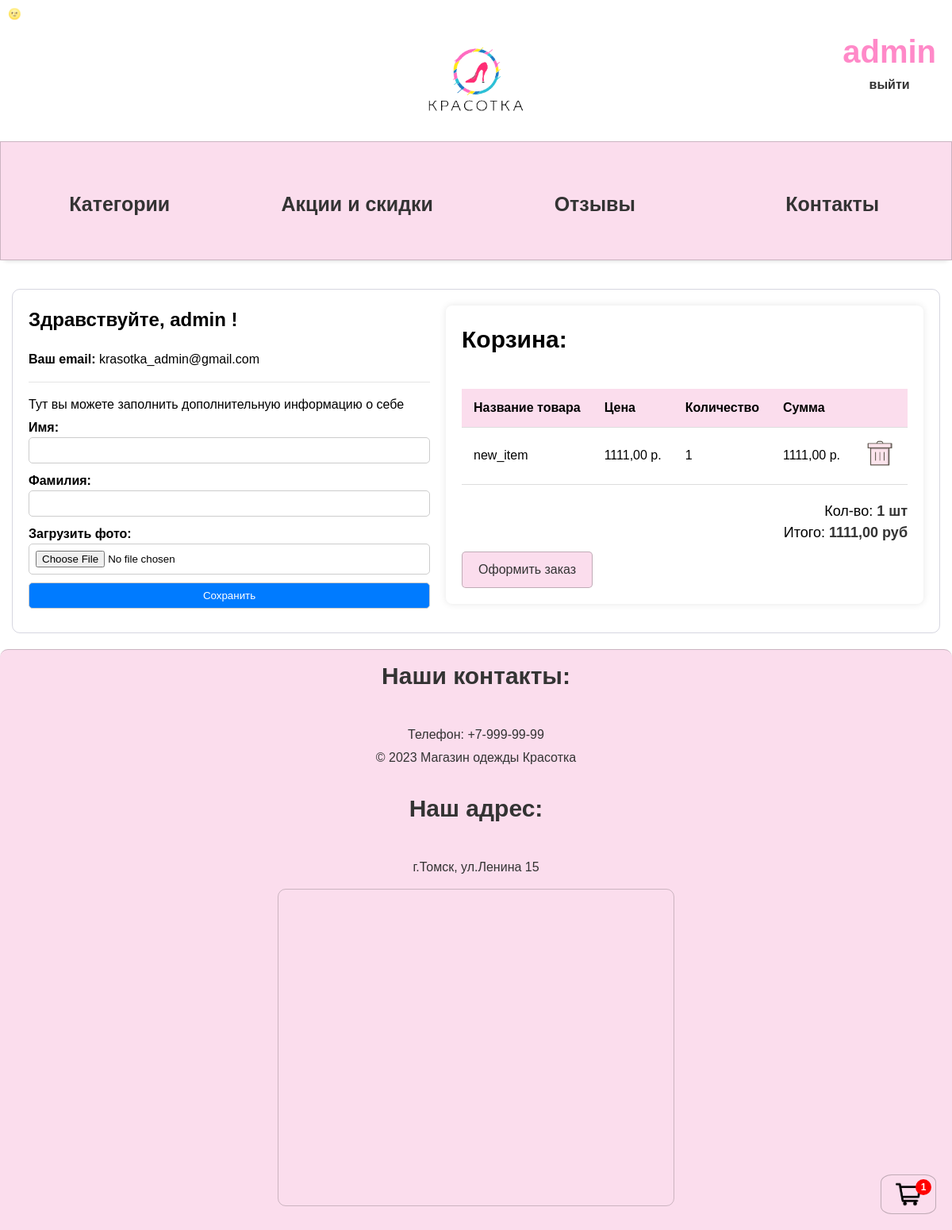
Page /users/account/ (signed in) on the earlier database version.
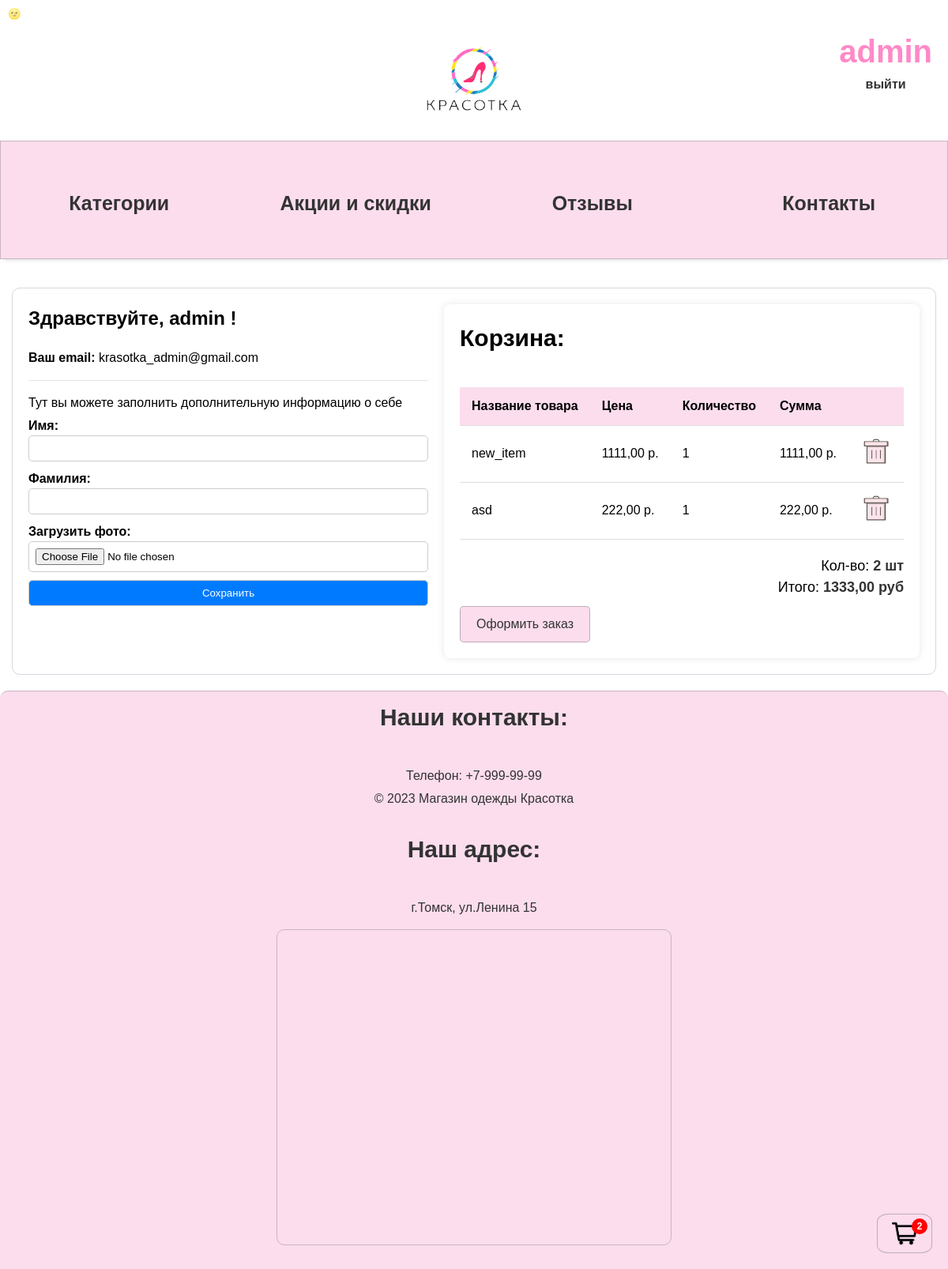
Same page on the later database version.
### cart/models.py (models this page shows, shortened)
class Cart(models.Model):
    user = models.ForeignKey(to=User, on_delete=models.CASCADE, blank=True, null=True, verbose_name='пользователь')
    product = models.ForeignKey(to=Item, on_delete=models.CASCADE, verbose_name='товар')
    quantity = models.PositiveSmallIntegerField(default=0, verbose_name='кол-во')
    session_key = models.CharField(max_length=32, null=True, blank=True)
    created_timestamp = models.DateTimeField(auto_now_add=True, verbose_name='дата добавления')
    new_params = models.CharField(max_length=32, null=True, blank=True)
    class Meta:
        db_table = 'cart'
        verbose_name = 'Корзина'
        verbose_name_plural = 'Корзина'
    objects = CartQueryset().as_manager()
    def product_price(self):
        return round(self.product.sell_price() * self.quantity, 2)

### mainApp/models.py (models this page shows, shortened)
class Item(models.Model):
    category = models.ForeignKey(Category, on_delete=models.CASCADE, null=True, verbose_name='Категория')
    name = models.CharField(max_length=100, verbose_name='Название')
    description = models.TextField(default=None, verbose_name='Описание')
    price = models.DecimalField(max_digits=10, decimal_places=2, verbose_name='Цена')
    image = models.ImageField(upload_to='items/%Y/%m/%d/', blank=True, verbose_name='Фото')
    created_at = models.DateTimeField(auto_now_add=True, verbose_name='Создано')
    updated_at = models.DateTimeField(auto_now=True, verbose_name='Обновлено')
    slug_name = models.CharField(max_length=100, default='slug_name', verbose_name='Слаг (форен кей)')
    item_slug = models.CharField(max_length=100, default='item_slug', verbose_name='Слаг (предмета)')
    discount = models.DecimalField(default=0.00, max_digits=4, decimal_places=2,verbose_name='Скидка')
    def sell_price(self):
        if self.discount:
            return round(self.price - self.price * self.discount/100, 2)
        return self.price
    class Meta:
        verbose_name = 'Вещи'
        verbose_name_plural = 'Вещи'
        ordering = ['created_at', 'updated_at']

### users/views.py (the view)
# urls.py: path('account/', AccountView.as_view(), name='account'),
class AccountView(ListView):
    def get(self, request, *args, **kwargs):
        user_profile = self.request.user
        carts = Cart.objects.filter(user=user_profile)
        data = {
            'user': user_profile,
            'carts': carts,
        }
        return render(request, 'users/account.html', data)

### cart/models.py (called while the page is built)
    def total_price(self):
        return sum(cart.product_price() for cart in self)

    def total_quantity(self):
        if self:
            return sum(cart.quantity for cart in self)
        return 0

### users/templates/users/account.html
{% extends "base.html" %}
{% load static %}
{% block content %}
<div class="acc_container">
    <div class="user-details">
        <h2>Здравствуйте, {{user.username}} !</h2>
        <p><b>Ваш email: </b> {{user.email}}</p>
        <hr>
        <p>Тут вы можете заполнить дополнительную информацию о себе</p>
        <form action="#" method="post" enctype="multipart/form-data">
            <label for="first-name">Имя:</label><br>
            <input type="text" id="first-name" name="first-name"><br>
            <label for="last-name">Фамилия:</label><br>
            <input type="text" id="last-name" name="last-name"><br>
            <label for="photo">Загрузить фото:</label><br>
            <input type="file" id="photo" name="photo"><br>
            <input type="submit" value="Сохранить">
        </form>
    </div>
    <div class="cart_container" style="margin:0;">
        <h2>Корзина:</h2>
        <table>
            <thead>
            <tr>
                <th>Название товара</th>
                <th>Цена</th>
                <th>Количество</th>
                <th>Сумма</th>
                <th></th>
            </tr>
            </thead>
            {% for cart in carts %}
            <tbody>
            <tr>
                <td>{{cart.product.name}}</td>
                <td>{{cart.product.price}} р.</td>
                <td>{{cart.quantity}}</td>
                <td>{{cart.product_price}} р.</td>
                <td><a href="{% url 'purchase:cart_remove' cart.id %}" class="trash"><img
                        src="{% static 'mainApp/img/корзина.png' %}"></a></td>
            </tr>
            </tbody>
            {% endfor %}
        </table>
        {% if not carts %}
        <h4 style="text-align: center; margin-top: 2%;">Пусто</h4>
        {% else %}
        <div class="total">
            Кол-во: <span><strong>{{carts.total_quantity}} шт</strong></span><br>
            Итого: <span><strong> {{carts.total_price}} руб</strong></span>
        </div>
        <div>
            <a href="#" methods="#" class="compleat">Оформить заказ</a>
        </div>
        {% endif %}
    </div>
</div>
{% endblock %}

### magaz/templates/base.html (shortened to what this page needs)
<!DOCTYPE html>
{% load static %}
<html lang="ru">
<head>
    <link rel="stylesheet" href="{% static 'mainApp/css/style.css' %}"/>
    <link href="https://fonts.cdnfonts.com/css/gilroy-bold" rel="stylesheet">
</head>
<body>
<header class="header">
    <div class="themes">
        <input type="button" class="theme-selector" value="&#x1F31D;">
    </div>
    <h1>
        <a class="buy_cart" href="{% url 'purchase:cart' %}"><img class="buy_cart_img"
                                                                  src="{% static 'mainApp/img/корзина_покупок.png' %}"
                                                                  alt="Корзина">
            <div class="item_count">{{carts.total_quantity}}</div>
        </a>
        <span class="sign_in_out">
        {% if user.is_authenticated %}
            <li class="last">
                {% if user.username == 'admin' %}
                    <a href="http://127.0.0.1:8000/admin/" class="user-link">
                        <b class="username">{{user.username}}</b>
                    </a>
                {% else %}
                    <a href="http://127.0.0.1:8000/users/account/" class="user-link">
                        <b class="username">{{user.username}}</b>
                    </a>
                {% endif %}
                <a href="http://127.0.0.1:8000/users/logout/" class="logout-link"><p>выйти</p></a>
            </li>
        {% else %}
            <li class="last">
                <a href="http://127.0.0.1:8000/users/login/" class="login-link"><p>Войти</p></a>
                <a href="http://127.0.0.1:8000/users/register/" class="register-link"><p>Регистрация</p></a>
            </li>
        {% endif %}
    </span>
        <span class="logo">
            <a href="http://127.0.0.1:8000">
                <img class="logo" src="{% static 'mainApp/img/logogo.png' %}" alt="logo">
            </a>
        </span>
    </h1>
    <nav class="header_nav">
        <ul>
            <li class="main_nav">
                <a class="nav_cat" href="http://127.0.0.1:8000/category/">Категории</a>
            </li>
            <li class="main_nav">
                <a class="nav_cat" href="http://127.0.0.1:8000/sale/">Акции и скидки</a>
            </li>
            <li class="main_nav">
                <a class="nav_cat" href="http://127.0.0.1:8000/reviews/">Отзывы</a>
            </li>
            <li class="main_nav">
                <a class="nav_cat" href="#bottom">Контакты</a>
            </li>
        </ul>
    </nav>
</header>
<main class="block_content">
    {% block content %}
    {% endblock %}
</main>
<footer>
    <h2>Наши контакты:</h2>
    <p>Телефон: +7-999-99-99</p>
    <p>© 2023 Магазин одежды Красотка</p>
    <br>
    <h2>Наш адрес:</h2>
    <p>г.Томск, ул.Ленина 15</p>
</footer>
<div class="iframe">
    <iframe src="https://yandex.ru/map-widget/v1/?um=constructor%3Acabe00bc532732b9281b46adffe3f626dcdd78c9b9a39b3fe4279d03a0b87442&amp;source=constructor"
            width="500" height="400" frameborder="0"></iframe>
</div>
</body>
</html>

Differences in the rows shown:
removed Cart: total_quantity "1", product.name "new_item", product.price "1111,00", quantity "1", product_price "1111,00", total_price "1111,00"
added Cart: total_quantity "2", product.name "new_item", product.price "1111,00", quantity "1", product_price "1111,00", total_price "1333,00"
added Cart: product.name "asd", product.price "222,00", quantity "1", product_price "222,00"
